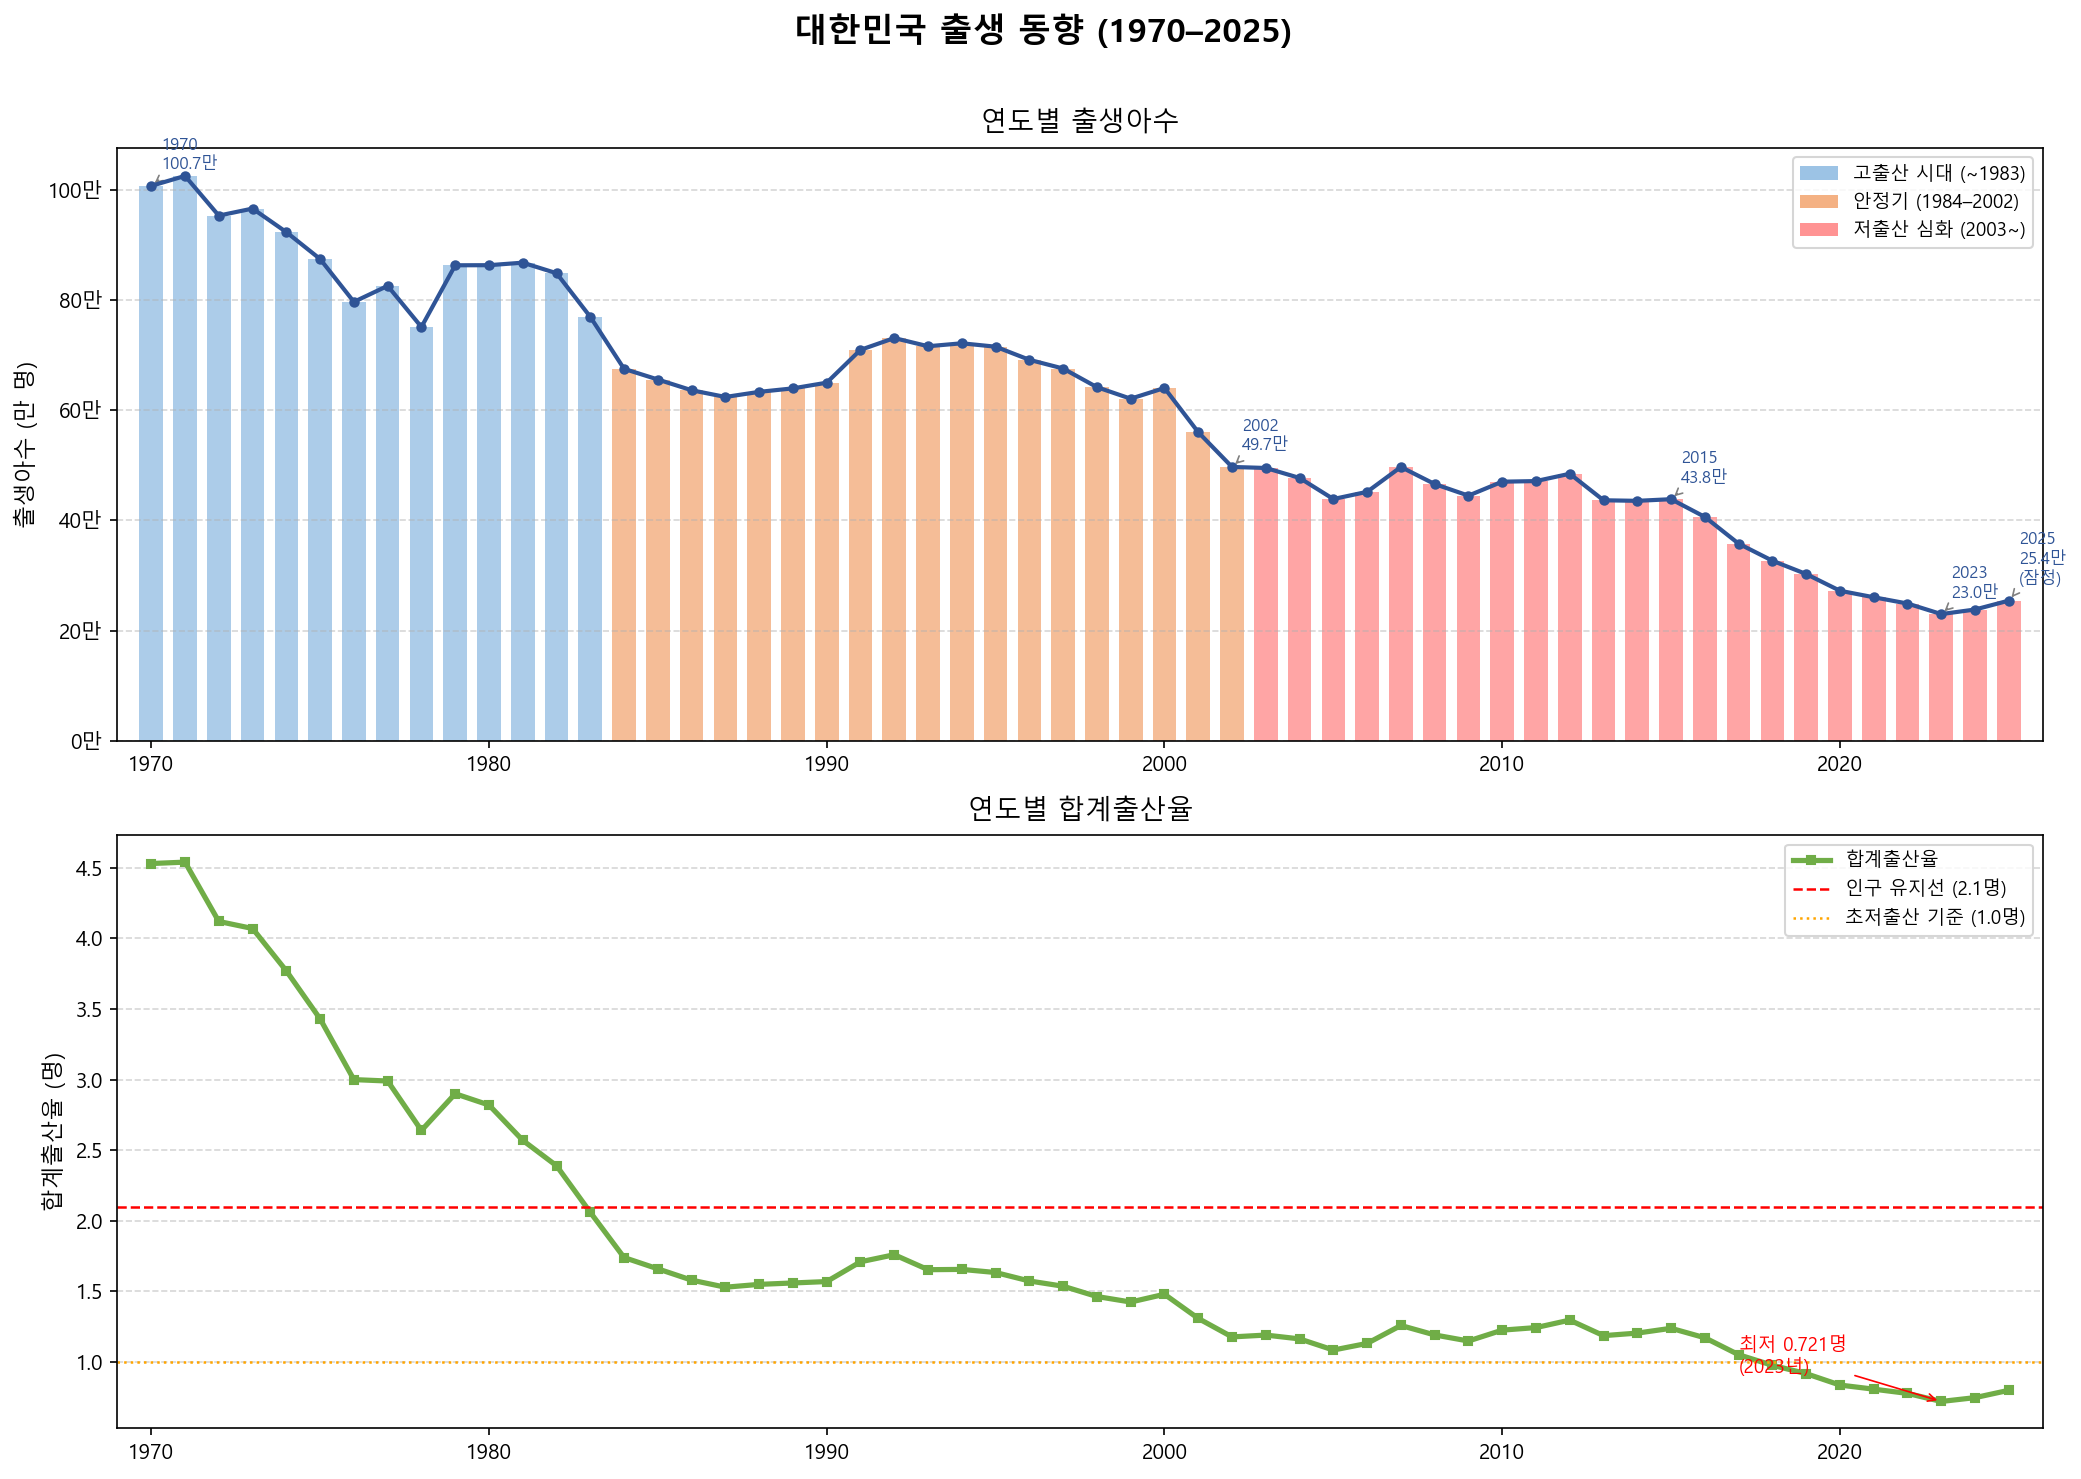

The Python source for this figure:
import pandas as pd
import matplotlib.pyplot as plt
import matplotlib.ticker as mticker
import warnings
warnings.filterwarnings('ignore')

# 한글 폰트 설정
plt.rcParams['font.family'] = 'Malgun Gothic'
plt.rcParams['axes.unicode_minus'] = False

# ──────────────────────────────────────────
# 1. 데이터 로딩
# ──────────────────────────────────────────
FILE = '출생아수__합계출산율__자연증가_등_20260602141803.xlsx'

raw = pd.read_excel(FILE, sheet_name='데이터')
print("=== 원본 데이터 shape:", raw.shape)
print(raw.head())

# ──────────────────────────────────────────
# 2. 데이터 클랜징
# ──────────────────────────────────────────

# 2-1. 전치: 행=연도, 열=지표
df = raw.set_index('기본항목별').T.reset_index()
df.rename(columns={'index': '연도'}, inplace=True)

# 2-2. 연도 컬럼 정제 ('2025 p)' → '2025' 등 공백·주석 제거)
df['연도'] = df['연도'].astype(str).str.extract(r'(\d{4})')[0].astype(int)

# 2-3. 1970~2025 범위 필터링
df = df[(df['연도'] >= 1970) & (df['연도'] <= 2025)].copy()

# 2-4. 컬럼명 단순화
df.rename(columns={
    '출생아수(명)':       '출생아수',
    '합계출산율(명)':     '합계출산율',
    '조출생률(천명당)':   '조출생률',
    '자연증가건수(명)':   '자연증가건수',
    '자연증가율(천명당)': '자연증가율',
    '출생성비(명)':       '출생성비',
}, inplace=True)

# 2-5. 숫자형 변환
numeric_cols = ['출생아수', '합계출산율', '조출생률', '자연증가건수', '자연증가율', '출생성비']
for col in numeric_cols:
    df[col] = pd.to_numeric(df[col], errors='coerce')

# 2-6. 결측값 확인 및 처리
print("\n=== 결측값 현황 ===")
print(df[numeric_cols].isnull().sum())
df[numeric_cols] = df[numeric_cols].interpolate(method='linear')

# 2-7. 인덱스 재설정
df.set_index('연도', inplace=True)
df.sort_index(inplace=True)

print("\n=== 클랜징 후 데이터 (처음 5행) ===")
print(df.head())
print("\n=== 기초 통계 ===")
print(df[['출생아수', '합계출산율']].describe().round(2))

# ──────────────────────────────────────────
# 3. 출생아수 라인 그래프
# ──────────────────────────────────────────

fig, axes = plt.subplots(2, 1, figsize=(14, 10))
fig.suptitle('대한민국 출생 동향 (1970–2025)', fontsize=16, fontweight='bold', y=0.98)

# ── 서브플롯 1: 출생아수 (막대 + 라인 겹치기) ──────────────
ax1 = axes[0]

# 특정 구간 색상 구분
colors = []
for yr in df.index:
    if yr <= 1983:
        colors.append('#5B9BD5')   # 고출산 시대 (파랑)
    elif yr <= 2002:
        colors.append('#ED7D31')   # 안정기 (주황)
    else:
        colors.append('#FF4C4C')   # 저출산 심화 (빨강)

ax1.bar(df.index, df['출생아수'] / 10000, color=colors, alpha=0.5, width=0.7, label='출생아수(막대)')
ax1.plot(df.index, df['출생아수'] / 10000, color='#2F5496', linewidth=2, marker='o',
         markersize=4, label='출생아수(추세선)', zorder=5)

# 주요 이벤트 주석
annotations = {
    1970: (1006645, '1970\n100.7만'),
    2002: (496911,  '2002\n49.7만'),
    2015: (438420,  '2015\n43.8만'),
    2023: (230028,  '2023\n23.0만'),
    2025: (254457,  '2025\n25.4만\n(잠정)'),
}
for yr, (val, label) in annotations.items():
    if yr in df.index:
        ax1.annotate(label,
                     xy=(yr, val / 10000),
                     xytext=(yr + 0.3, val / 10000 + 3),
                     fontsize=8, color='#2F5496',
                     arrowprops=dict(arrowstyle='->', color='gray', lw=0.8))

ax1.set_title('연도별 출생아수', fontsize=13, pad=8)
ax1.set_ylabel('출생아수 (만 명)', fontsize=11)
ax1.set_xlim(1969, 2026)
ax1.yaxis.set_major_formatter(mticker.FuncFormatter(lambda x, _: f'{x:.0f}만'))
ax1.legend(loc='upper right', fontsize=9)
ax1.grid(axis='y', linestyle='--', alpha=0.5)

# 색상 범례 (구간 설명)
from matplotlib.patches import Patch
legend_patches = [
    Patch(facecolor='#5B9BD5', alpha=0.6, label='고출산 시대 (~1983)'),
    Patch(facecolor='#ED7D31', alpha=0.6, label='안정기 (1984–2002)'),
    Patch(facecolor='#FF4C4C', alpha=0.6, label='저출산 심화 (2003~)'),
]
ax1.legend(handles=legend_patches, loc='upper right', fontsize=9)

# ── 서브플롯 2: 합계출산율 ──────────────────────────────────
ax2 = axes[1]
ax2.plot(df.index, df['합계출산율'], color='#70AD47', linewidth=2.5, marker='s',
         markersize=4, label='합계출산율')
ax2.axhline(y=2.1, color='red', linestyle='--', linewidth=1.2, label='인구 유지선 (2.1명)')
ax2.axhline(y=1.0, color='orange', linestyle=':', linewidth=1.2, label='초저출산 기준 (1.0명)')

# 최저 기록 강조
min_year = df['합계출산율'].idxmin()
min_val = df['합계출산율'].min()
ax2.annotate(f'최저 {min_val:.3f}명\n({min_year}년)',
             xy=(min_year, min_val),
             xytext=(min_year - 6, min_val + 0.2),
             fontsize=9, color='red',
             arrowprops=dict(arrowstyle='->', color='red', lw=0.8))

ax2.set_title('연도별 합계출산율', fontsize=13, pad=8)
ax2.set_ylabel('합계출산율 (명)', fontsize=11)
ax2.set_xlim(1969, 2026)
ax2.legend(loc='upper right', fontsize=9)
ax2.grid(axis='y', linestyle='--', alpha=0.5)

plt.tight_layout(rect=[0, 0, 1, 0.97])
plt.savefig('birth_analysis.png', dpi=150, bbox_inches='tight')
print("\n그래프 저장 완료: birth_analysis.png")
plt.show()

# ──────────────────────────────────────────
# 4. 추가 통계 출력
# ──────────────────────────────────────────
print("\n=== 연대별 평균 출생아수 ===")
decade_map = {
    '1970년대': range(1970, 1980),
    '1980년대': range(1980, 1990),
    '1990년대': range(1990, 2000),
    '2000년대': range(2000, 2010),
    '2010년대': range(2010, 2020),
    '2020년대': range(2020, 2026),
}
for decade, years in decade_map.items():
    avg = df.loc[df.index.isin(years), '출생아수'].mean()
    print(f"  {decade}: {avg:,.0f}명 ({avg/10000:.1f}만 명)")

print(f"\n=== 1970 대비 2025 감소율 ===")
v1970 = df.loc[1970, '출생아수']
v2025 = df.loc[2025, '출생아수']
print(f"  1970년: {v1970:,.0f}명")
print(f"  2025년: {v2025:,.0f}명")
print(f"  감소율: {(1 - v2025/v1970)*100:.1f}%")
